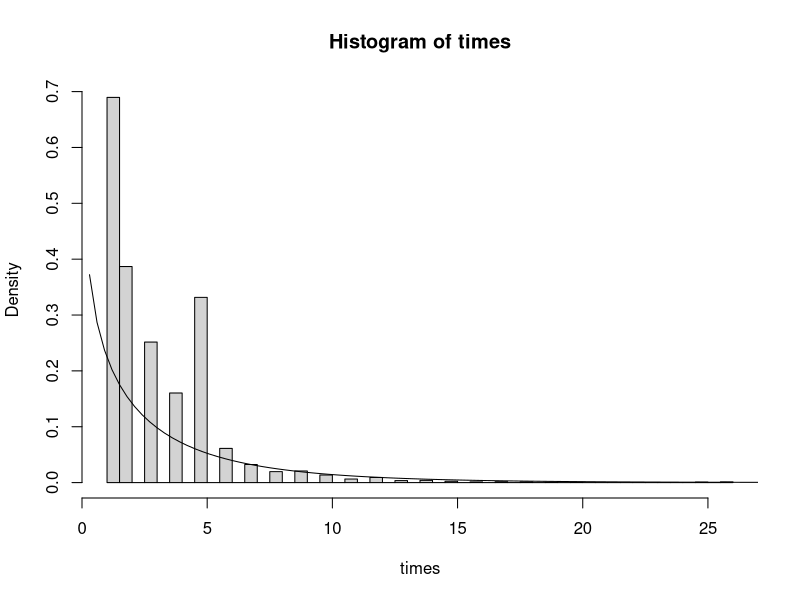
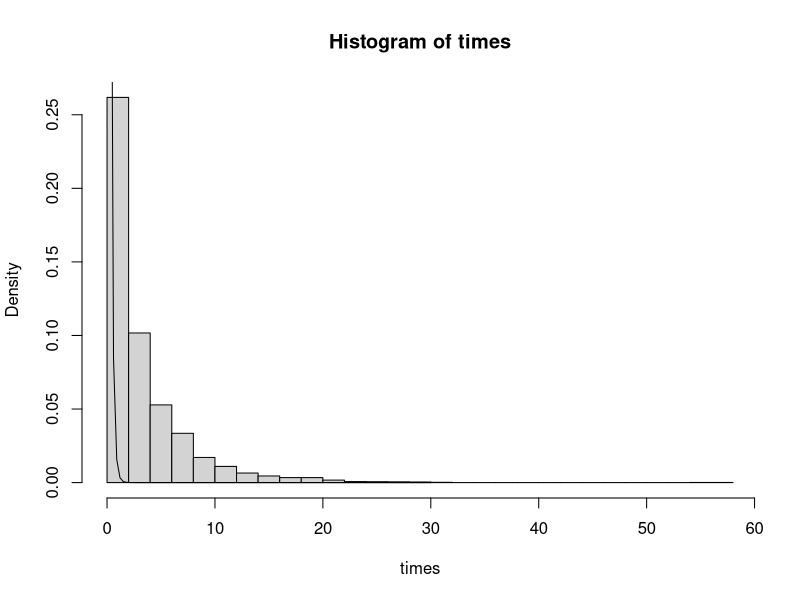

The R script that drew these images, in order: (Note: this script raises an error after producing the figures.)
# Explore with time-varying survival analysis models
 library(data.table)
 library(survival)
 
 
 cgd0 <- data.table(cgd0)
 
 newcgd <- tmerge(data1 = cgd0[, 1:13], data2=cgd0, id=id, tstop=futime)
 newcgd <- tmerge(newcgd, cgd0, id=id, infect = event(etime1))
 newcgd <- tmerge(newcgd, cgd0, id=id, infect = event(etime2))
 newcgd <- tmerge(newcgd, cgd0, id=id, infect = event(etime3))
 newcgd <- tmerge(newcgd, cgd0, id=id, infect = event(etime4))
 newcgd <- tmerge(newcgd, cgd0, id=id, infect = event(etime5))
 newcgd <- tmerge(newcgd, cgd0, id=id, infect = event(etime6))
 newcgd <- tmerge(newcgd, cgd0, id=id, infect = event(etime7))
 newcgd <- tmerge(newcgd, newcgd, id, enum=cumtdc(tstart))
 head(newcgd)
 attr(newcgd, "tcount")
 
 test <- tmerge(cgd0[, 1:13], cgd0, id=id, tstop=futime,
                infect = event(etime1), infect= event(etime2),
                infect = event(etime3), infect= event(etime4),
                infect = event(etime5), infect= event(etime6),
                infect = event(etime7))
 test <- tmerge(test, test, id= id, enum = cumtdc(tstart))
 all.equal(newcgd, test)
 
 
 coxph(Surv(tstart, tstop, infect) ~ treat + inherit + steroids + enum + cluster(id), newcgd)
 
 
 
 
 # Add covariates with known effects
 
 # Control probabilities, according to proportional hazards model.
 
 n <- 5000  # NUmber of individuals
 start <- 0
 stop  <- 100
 group <- round(runif(n))
 lambda <- .5
 # Create probability of event at time t for individual i --> translate to proportional hazards framework
 p <- .01
 
 i = 3
 (pexp(i) - pexp(i-1)) / (1 - pexp(i-1))
 
 dt <- data.table(group, start = start, stop = pmin(100, ceiling(rexp(n, ifelse(group == 1, lambda, lambda/2)))), event = 1)
 dt[, mean(stop), by = group]
 
 coxph(Surv(start, stop, event) ~ group, data = dt)
 
 
 
 ## Simulate data
 Tmax <- 100
 # Weibull distribution parameters
 k <- .8
 l <- 10
 # Hazard function for Weibull distribution
 h0 <- function(t) k/l*(t/l)^(k-1)
 h0t <- h0(1:Tmax)
 # Cumulative hazard function for Weibull distribution
 H0 <- function(t) (t/l)^k
 H0t <- H0(1:Tmax)
 # Assumed model coefficients
 a <- 1
 b <- 0
 c <- .4
 odds <- a + b*group
 h1 <- function(x) h0(x)*exp(odds)
 H1 <- function(x) H0(x)*exp(odds)
 prob <- outer(odds, 1:Tmax, function(x, y) exp(-H0(y-1)*exp(x + c*(y-1 >= 5))) - exp(-H0(y)*exp(x + c*(y >= 5))))
 surv <- apply(prob, 1, sum) - t(apply(cbind(0, prob[,-100]), 1, cumsum))
 cond_prob <- prob/surv
 event <- matrix(rbinom(prod(dim(cond_prob)), 1, cond_prob), nrow = nrow(cond_prob), ncol = ncol(cond_prob))
 times <- apply(event, 1, function(x) min(which(x == 1)))
 hist(times, breaks = 40, freq = F)
 curve(dweibull(x, k, l/(2.72)^(1/k)), 0, 30, add = T)
 
 # Use inverse of cdf to generate values
 times <- (-log(1-runif(n))/exp(odds))^(1/k)*l
 hist(times, breaks = 40, freq = F)
 curve(dweibull(x, k, 1/l), 0, 30, add = T)
 
 dat <- data.table(id = 1:n, tstart = 0, tstop = 100, times, group)
 dat <- tmerge(dat, dat, id = id, tstop = times, fail = event(times))
 dat <- tmerge(dat, data.table(dat[times > 5,], accel = 5), id = id, accel = tdc(accel))
 
 summary(coxph(Surv(tstart, tstop, fail)~group+accel, data = dat))
 
 
 
 ggplot() + geom_histogram(data = dat, aes(time, y = ..density.., fill = factor(group)), position = "dodge", binwidth = 1) + 
   geom_line(data = data.frame(x = (1:300)/10, y = dweibull((1:300)/10, k, l/(2.72198)^(1/k))), aes(x, y))
 
 
 
 
# End script
 